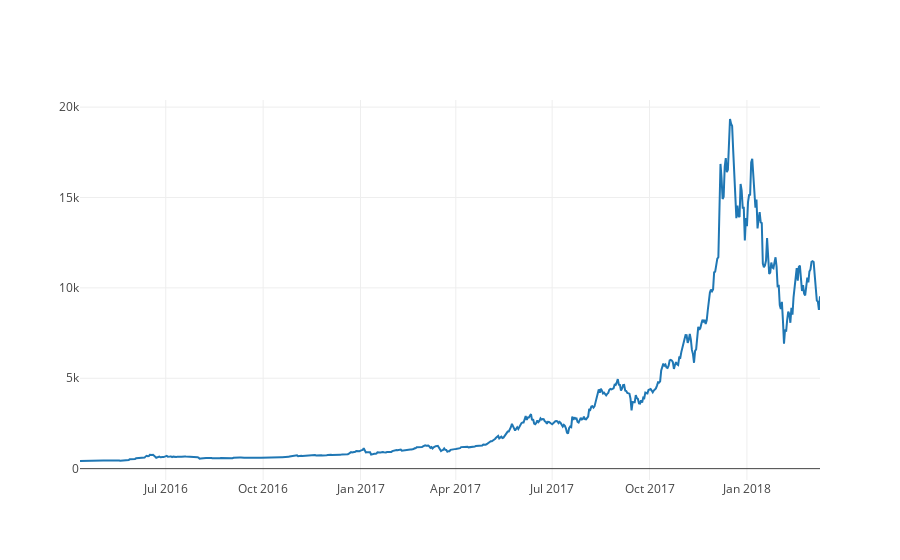

Source (notebook cell):
### Markdown cell above
### Merge datasets and visualize 

We have two data sets `df_sentiments` and `df_price`. We can combine these into one dataframe to carry on with our analysis.

### Code cell
df_sentiments = pd.read_csv('redditSentiments.csv')
df_sentiments = df_sentiments[['tmpstamp','pos','neg']]

df = pd.merge(df_price, df_sentiments)

#Set date as the index
df['tmpstamp'] = pd.to_datetime(df['tmpstamp'], format='%Y-%m-%d')
df=df.set_index('tmpstamp')

btc_price = go.Scatter(x=df.index, y=df['price'], name= 'Price')

py.iplot([btc_price])

### Figure 1 — Plotly figure (JSON) as saved in the notebook; plotly's stock layout.template omitted (floating-point values rounded to 4 significant figures; data arrays with more than 128 entries replaced by an {"elided": "..."} marker saying what was removed)
{"data": [{"name": "Price", "type": "scatter", "x": {"elided": "700 str values"}, "y": {"elided": "700 float values"}}], "layout": {}}
